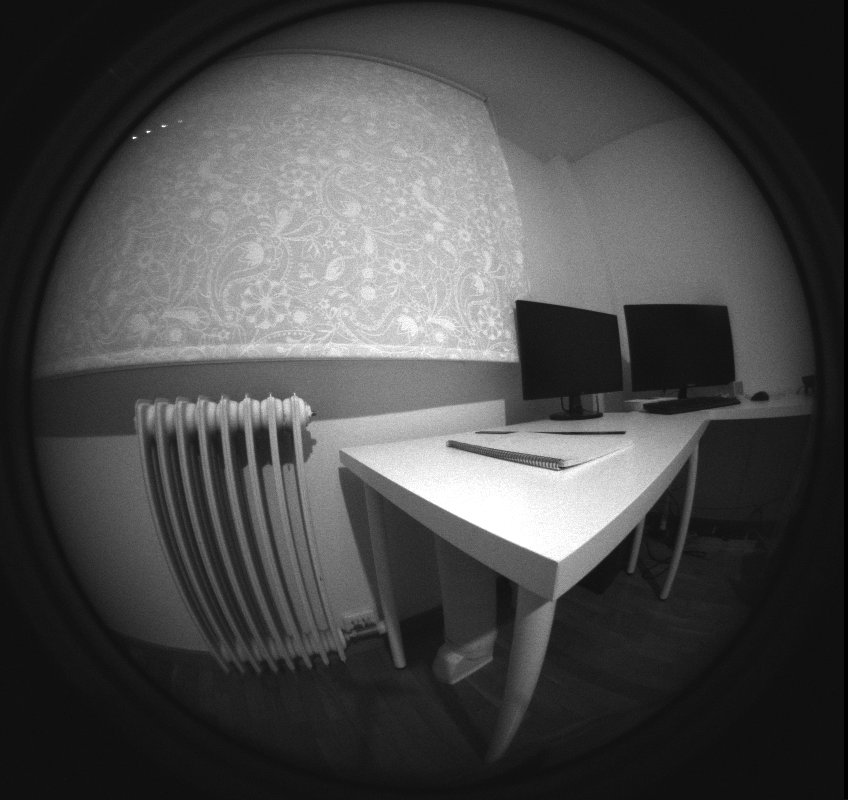
#> input picture Laboratory5/fisheye1_frameA.png, 848 x 800 px
$ python Laboratory5_736052_740233.py
#> lines starting #> are read from the running program, lines starting #| are printed output that depends on the picture

#####################################################################################
#
# MRGCV Unizar - Computer vision - Laboratory 5
#
# Title: Laboratory 5
#
# Date: 4 January 2021
#
#####################################################################################
#
# Authors: Jorge Condor Lacambra, Edurne Bernal Berdún
#
# Version: 154.0
#
#####################################################################################

import numpy as np
import cv2 as cv
import matplotlib.pyplot as plt

import numpy as np
from scipy import linalg
import scipy.optimize as scOptim

# [107 lines left out: functions drawRefSystem, draw3DLine, plotNumbered3DPoints, plotNumberedImagePoints, plotResidual, KannalaBrandt_projection and 2 more, not called in this run]
def crossMatrixInv(M):
     x = [M[2, 1], M[0, 2], M[1, 0]]
     return x
# [41 lines left out: functions crossMatrix, resBundleProjection_n_View, not called in this run]

if __name__ == '__main__':

    img_C1_A = cv.imread('fisheye1_frameA.png')
#> img_C1_A is the input picture: shape (800, 848, 3); min 0, max 255, mean 73.9
    img_C1_B = cv.imread('fisheye1_frameB.png')
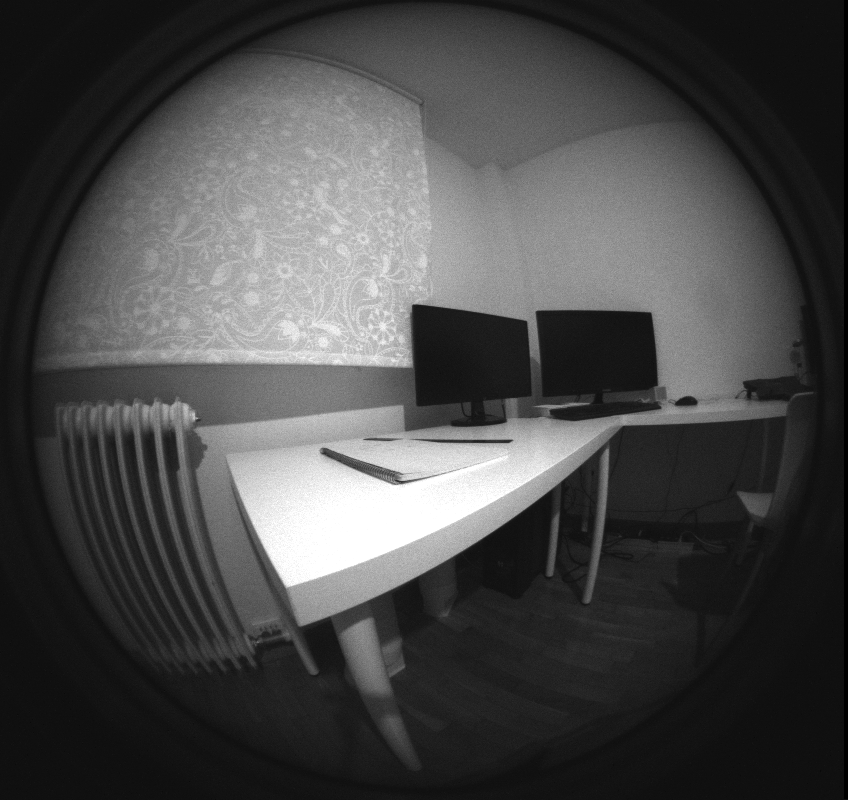
#> input picture Laboratory5/fisheye1_frameB.png, 848 x 800 px
#> img_C1_B is the input picture: shape (800, 848, 3); min 0, max 255, mean 73
    img_C2_A = cv.imread('fisheye2_frameA.png')
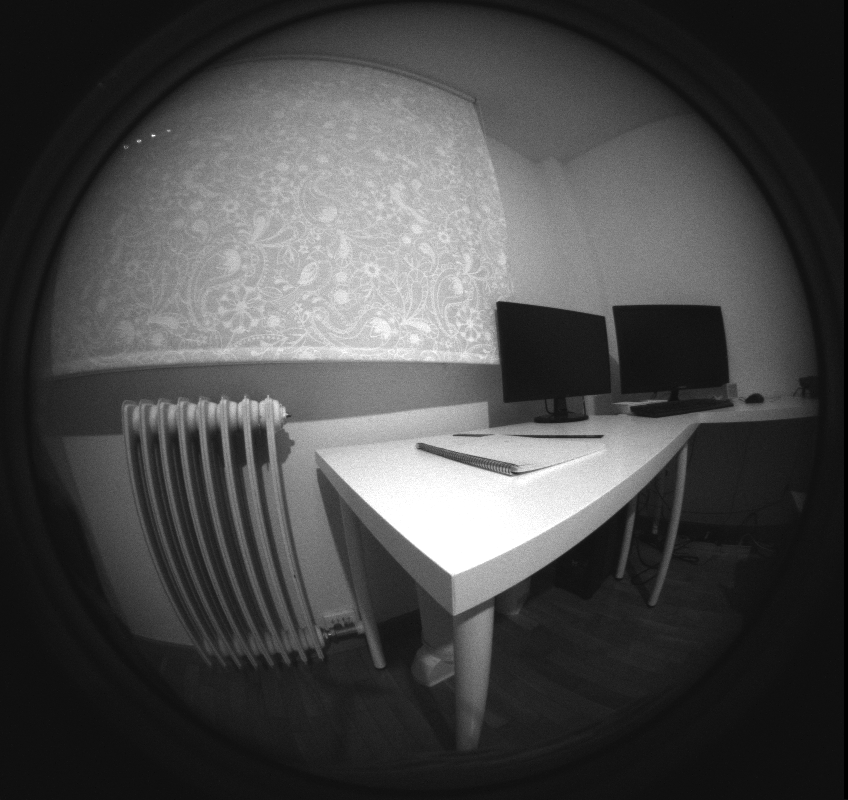
#> input picture Laboratory5/fisheye2_frameA.png, 848 x 800 px
#> img_C2_A is the input picture: shape (800, 848, 3); min 0, max 255, mean 73.9
    img_C2_B = cv.imread('fisheye2_frameB.png')
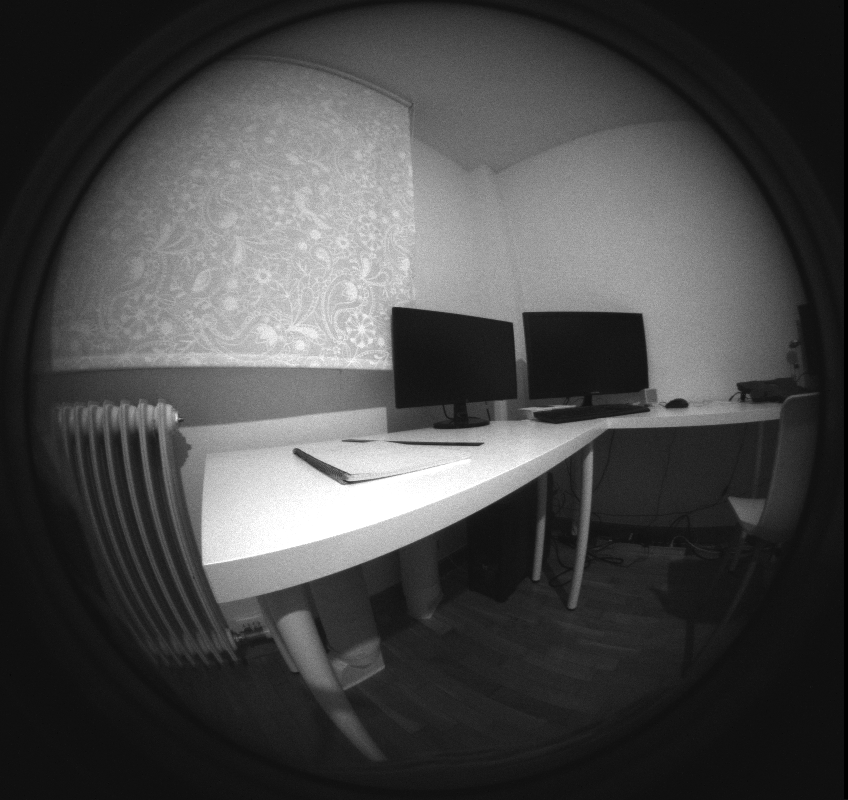
#> input picture Laboratory5/fisheye2_frameB.png, 848 x 800 px
#> img_C2_B is the input picture: shape (800, 848, 3); min 0, max 255, mean 72.8

    x1 = np.loadtxt('x1.txt')
    x2 = np.loadtxt('x2.txt')
    x3 = np.loadtxt('x3.txt')
#> (the run stopped early here; a loop or call above may not have finished)
